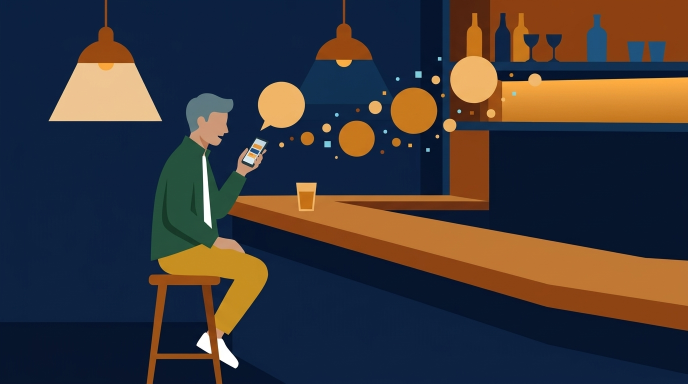
#> input picture articles/2026-11-mcp-muse/note-header/16x9/mcp.png, 1376 x 768 px, found by its file name (shown at 1/2 size); its folder holds only this picture in this run
$ python post-headers.py ../articles/2026-11-mcp-muse/note-header/16x9/mcp.png
#> lines starting #> are read from the running program, lines starting #| are printed output that depends on the picture
#!/usr/bin/env python3
"""生成した見出し画像の仕上げ：16:9 の原画を 1360×765 に切り、中央を 1280×670 に切り出す（どちらも実体は PNG）。

  <venv>/bin/python3 scripts/post-headers.py <略名> [slug ...]   # Pillow が要る
16x9/<slug>.png（モデルの出力 1376×768 など）を 1360×765 に上書きし、note/<slug>.png を作る。
"""
import sys
from pathlib import Path
from PIL import Image

book = sys.argv[1]
H = Path("books") / book / "note-headers"
slugs = sys.argv[2:] or [p.stem for p in sorted((H / "16x9").glob("*.png"))]
for s in slugs:
    p = H / "16x9" / f"{s}.png"
    im = Image.open(p).convert("RGB")
#> im is the input picture: PIL image 1376x768 RGB; mean R, G, B 59.8, 55.1, 57
    if im.size != (1360, 765):
        x, y = (im.width - 1360) // 2, (im.height - 765) // 2
#> x = 8; y = 1
        im = im.crop((x, y, x + 1360, y + 765))
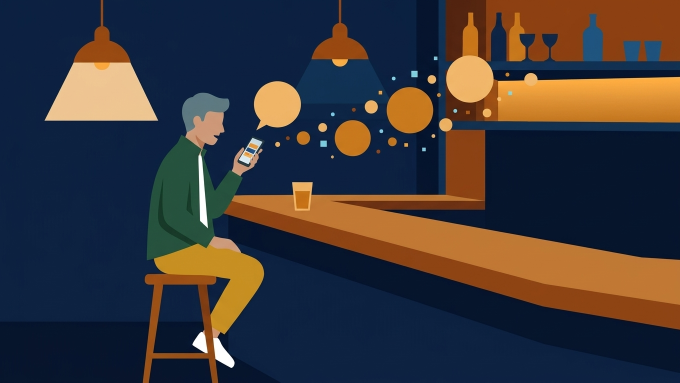
#> im: PIL image 1360x765 RGB (shown at 1/2 size); mean R, G, B 60, 55.3, 57
    im.save(p, "PNG")
    w = im.resize((1280, round(im.height * 1280 / im.width)), Image.LANCZOS)
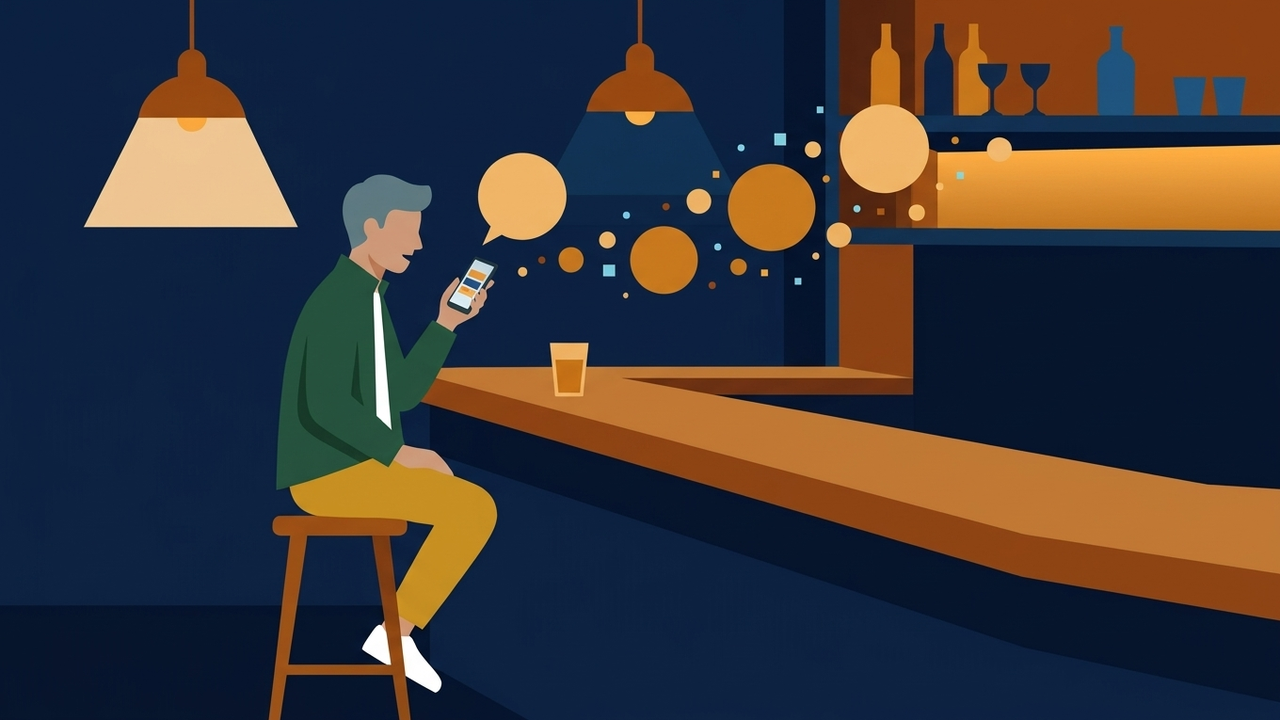
#> w: PIL image 1280x720 RGB; mean R, G, B 60, 55.3, 57
    off = (w.height - 670) // 2
#> off = 25
    w.crop((0, off, 1280, off + 670)).save(H / "note" / f"{s}.png", "PNG")
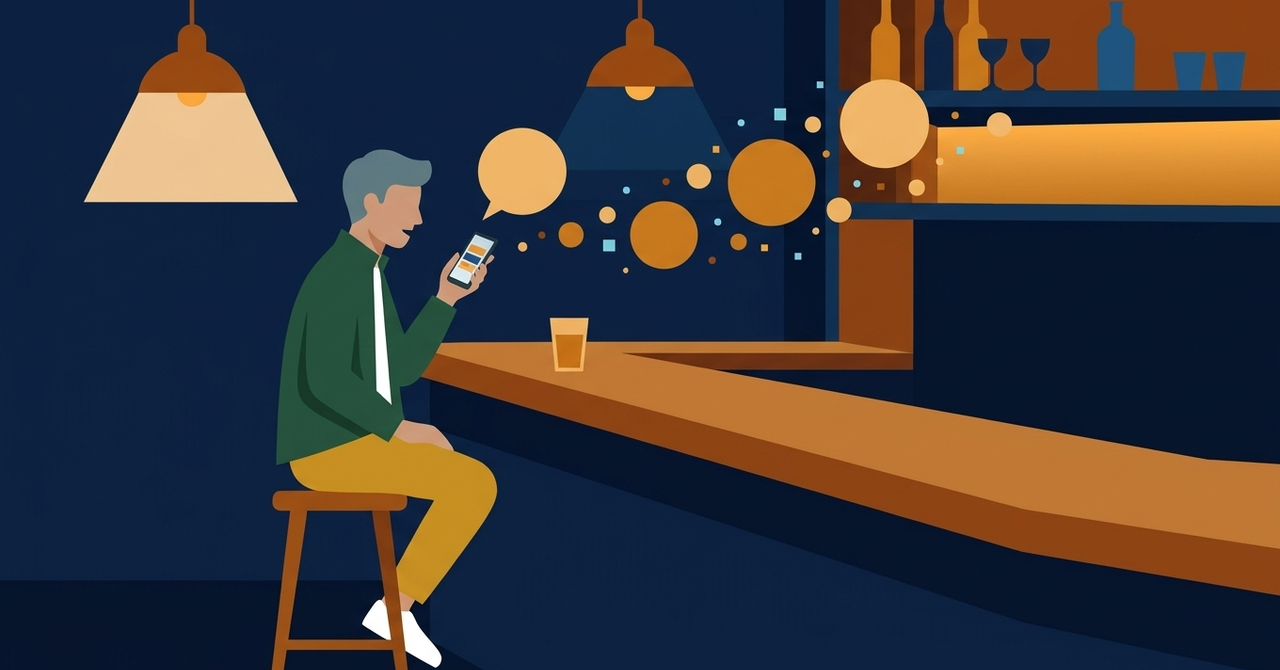
#> saved as mcp.png: PIL image 1280x670 RGB; mean R, G, B 62, 56.8, 57.4
    print(s, im.size, "→ 1280x670")
#| mcp (1360, 765) → 1280x670
